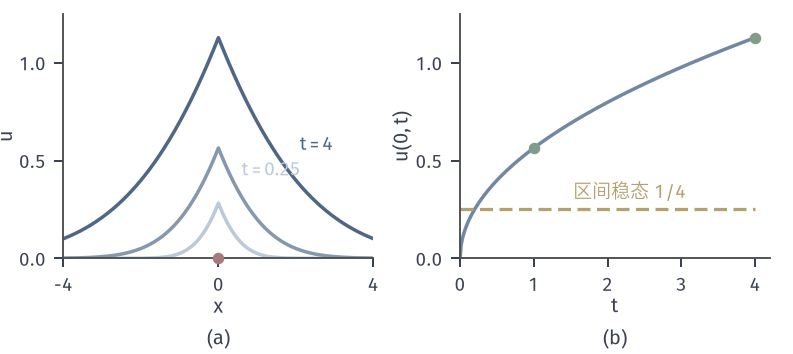

Write the Python code that produced this figure.
from pathlib import Path
import sys
HERE = Path(__file__).resolve().parent
sys.path.insert(0, str(HERE.parent/"heat-common"))
from heat_fig import *
# Constant unit point source at x=0 on the real line.
fig, axes = figure(width_mm=112, height_mm=50, ncols=2)
panel(fig, left=.08, wspace=.28, bottom=.27)
xx = np.linspace(-4, 4, 401)
def U(t):
    # substitution s=r^2 removes the integrable singularity at s=0
    r = (np.arange(4000)+.5)/4000*np.sqrt(t); dr = np.sqrt(t)/4000
    return np.array([(2*r*gauss(x, r**2)).sum()*dr for x in xx])
ax = axes[0]; cc = shades(3)
for t, c in zip((.25, 1, 4), cc): ax.plot(xx, U(t), color=c, lw=1.4)
dot(ax, 0, 0, RED)
lab(ax, .6, .42, '$t=0.25$', cc[0], ha='left'); lab(ax, 2.1, .55, '$t=4$', cc[2], ha='left')
ax.set_xlim(-4, 4); ax.set_ylim(0, 1.25); ax.set_xticks([-4, 0, 4]); ax.set_yticks([0, .5, 1]); axlab(ax, yl='$u$')
ax = axes[1]; T = np.linspace(0, 4, 300)
ax.plot(T, np.sqrt(T/pi), color=BLUE, lw=1.4); ax.plot([0, 4], [.25, .25], color=YELLOW, lw=1.3, ls=DASH)
dot(ax, 1, 1/np.sqrt(pi), GREEN); dot(ax, 4, 2/np.sqrt(pi), GREEN)
lab(ax, 2.3, .29, '区间稳态 1/4', YELLOW, ha='center', va='bottom')
ax.set_xlim(0, 4.2); ax.set_ylim(0, 1.25); ax.set_xticks([0, 1, 2, 3, 4]); ax.set_yticks([0, .5, 1]); axlab(ax, '$t$', '$u(0,t)$')
tags(fig, axes)
save(fig, HERE, 'figure', {'u(0,1)': float(U(1)[200]), 'sqrt(1/pi)': float(1/np.sqrt(pi))}); print(U(1)[200], 1/np.sqrt(pi))
